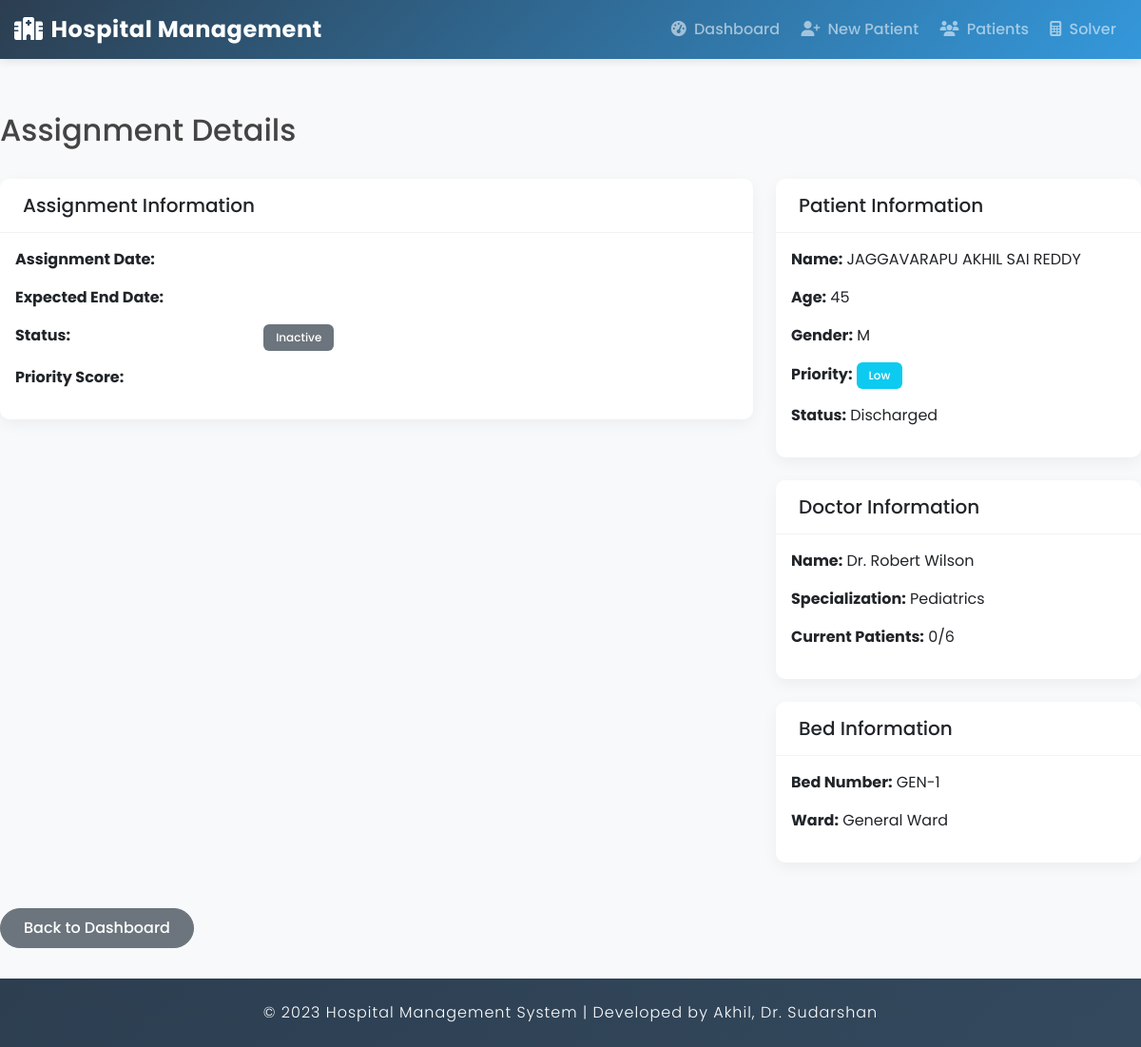
The app's page /assignment/3/ with its own data.
### hospital/models.py (models this page shows, shortened)
class Assignment(models.Model):
    patient = models.ForeignKey(Patient, on_delete=models.CASCADE)
    doctor = models.ForeignKey(Doctor, on_delete=models.CASCADE)
    bed = models.ForeignKey(Bed, on_delete=models.CASCADE)
    assigned_date = models.DateTimeField(auto_now_add=True)
    active = models.BooleanField(default=True)
    notes = models.TextField(blank=True)

class Patient(models.Model):
    STATUS_CHOICES = [
        ('WAI', 'Waiting'),
        ('ADM', 'Admitted'),
        ('TRE', 'Under Treatment'),
        ('DIS', 'Discharged'),
    ]
    PRIORITY_CHOICES = [
        (1, 'Low'),
        (2, 'Medium'),
        (3, 'High'),
        (4, 'Critical'),
        (5, 'Emergency'),
    ]
    GENDER_CHOICES = [
        ('M', 'Male'),
        ('F', 'Female'),
        ('O', 'Other'),
    ]
    name = models.CharField(max_length=100)
    age = models.IntegerField(validators=[MinValueValidator(0), MaxValueValidator(150)])
    gender = models.CharField(max_length=1, choices=GENDER_CHOICES, default='M')
    admission_date = models.DateTimeField(auto_now_add=True)
    condition = models.TextField()
    diagnosis = models.TextField(blank=True)
    status = models.CharField(max_length=3, choices=STATUS_CHOICES, default='WAI')
    priority = models.IntegerField(choices=PRIORITY_CHOICES, default=1)
    expected_stay_days = models.IntegerField(validators=[MinValueValidator(1)], default=1)
    notes = models.TextField(blank=True)
    required_equipment = models.JSONField(default=list, blank=True)
    assigned_doctor = models.ForeignKey(Doctor, on_delete=models.SET_NULL, null=True, blank=True)
    assigned_bed = models.ForeignKey(Bed, on_delete=models.SET_NULL, null=True, blank=True)

class Doctor(models.Model):
    user = models.OneToOneField(User, on_delete=models.CASCADE)
    specialty = models.CharField(max_length=100)
    is_available = models.BooleanField(default=True)
    max_patients = models.IntegerField(default=5)
    def __str__(self):
        return f"Dr. {self.user.get_full_name()}"
    @property
    def current_patients(self):
        return self.assignment_set.filter(active=True).count()

class Bed(models.Model):
    number = models.CharField(max_length=10, unique=True)
    is_occupied = models.BooleanField(default=False)
    ward = models.CharField(max_length=50)

### hospital/views.py (the view)
# urls.py: path('assignment/<int:pk>/', views.assignment_detail, name='assignment_detail'),
def assignment_detail(request, pk):
    assignment = Assignment.objects.get(pk=pk)
    return render(request, 'hospital/assignment_detail.html', {'assignment': assignment})

### hospital/templates/hospital/assignment_detail.html (shortened to what this page needs)
{% extends 'hospital/base.html' %}
{% block content %}
<div class="row mb-4">
    <div class="col-md-12">
        <h2>Assignment Details</h2>
    </div>
</div>
<div class="row">
    <div class="col-md-8">
        <div class="card">
            <div class="card-header">
                <h5 class="card-title mb-0">Assignment Information</h5>
            </div>
            <div class="card-body">
                <div class="row mb-3">
                    <div class="col-md-4 fw-bold">Assignment Date:</div>
                    <div class="col-md-8">{{ assignment.assignment_date|date:"M d, Y H:i" }}</div>
                </div>
                <div class="row mb-3">
                    <div class="col-md-4 fw-bold">Expected End Date:</div>
                    <div class="col-md-8">{{ assignment.expected_end_date|date:"M d, Y" }}</div>
                </div>
                <div class="row mb-3">
                    <div class="col-md-4 fw-bold">Status:</div>
                    <div class="col-md-8">
                        <span class="badge bg-{% if assignment.is_active %}success{% else %}secondary{% endif %}">
                            {{ assignment.is_active|yesno:"Active,Inactive" }}
                        </span>
                    </div>
                </div>
                <div class="row mb-3">
                    <div class="col-md-4 fw-bold">Priority Score:</div>
                    <div class="col-md-8">{{ assignment.priority_score }}</div>
                </div>
            </div>
        </div>
    </div>
    <div class="col-md-4">
        <div class="card mb-4">
            <div class="card-header">
                <h5 class="card-title mb-0">Patient Information</h5>
            </div>
            <div class="card-body">
                <p><strong>Name:</strong> {{ assignment.patient.name }}</p>
                <p><strong>Age:</strong> {{ assignment.patient.age }}</p>
                <p><strong>Gender:</strong> {{ assignment.patient.gender }}</p>
                <p><strong>Priority:</strong>
                    <span class="badge bg-{% if assignment.patient.priority >= 4 %}danger{% elif assignment.patient.priority >= 3 %}warning{% else %}info{% endif %}">
                        {{ assignment.patient.get_priority_display }}
                    </span>
                </p>
                <p><strong>Status:</strong> {{ assignment.patient.get_status_display }}</p>
            </div>
        </div>
        <div class="card mb-4">
            <div class="card-header">
                <h5 class="card-title mb-0">Doctor Information</h5>
            </div>
            <div class="card-body">
                <p><strong>Name:</strong> {{ assignment.doctor }}</p>
                <p><strong>Specialization:</strong> {{ assignment.doctor.specialty }}</p>
                <p><strong>Current Patients:</strong> {{ assignment.doctor.current_patients }}/{{ assignment.doctor.max_patients }}</p>
            </div>
        </div>
        <div class="card">
            <div class="card-header">
                <h5 class="card-title mb-0">Bed Information</h5>
            </div>
            <div class="card-body">
                <p><strong>Bed Number:</strong> {{ assignment.bed.number }}</p>
                <p><strong>Ward:</strong> {{ assignment.bed.ward }}</p>
            </div>
        </div>
    </div>
</div>
<div class="row mt-4">
    <div class="col-md-12">
        <a href="{% url 'hospital:dashboard' %}" class="btn btn-secondary">Back to Dashboard</a>
    </div>
</div>
{% endblock %}

### hospital/templates/hospital/base.html (style rules this page uses)
:root { --primary-color: #2c3e50; --secondary-color: #3498db; --accent-color: #1abc9c; --light-color: #ecf0f1; --dark-color: #2c3e50; --danger-color: #e74c3c; --warning-color: #f39c12; --success-color: #27ae60; --info-color: #3498db; }
body { font-family: 'Poppins', sans-serif; background-color: #f8f9fa; color: #444; min-height: 100vh; display: flex; flex-direction: column; }
.card { border-radius: 10px; border: none; box-shadow: 0 5px 15px rgba(0, 0, 0, 0.05); transition: transform 0.3s, box-shadow 0.3s; margin-bottom: 1.5rem; overflow: hidden; }
.card-header { background-color: #fff; border-bottom: 1px solid rgba(0, 0, 0, 0.05); font-weight: 600; padding: 1rem 1.5rem; }
.btn { font-weight: 500; border-radius: 30px; padding: 0.5rem 1.5rem; transition: all 0.3s; }
.badge { padding: 0.5rem 0.8rem; font-weight: 500; border-radius: 6px; }

### records on screen
Assignment: patient.name "JAGGAVARAPU AKHIL SAI REDDY", patient.age "45", patient.gender "M", patient.priority "Low", patient.status "Discharged", doctor "Dr. Robert Wilson", doctor.specialty "Pediatrics", doctor.current_patients "0", doctor.max_patients "6", bed.number "GEN-1", bed.ward "General Ward"

### other values on screen
{{ assignment.is_active|yesno:"Active,Inactive" }} "Inactive"
